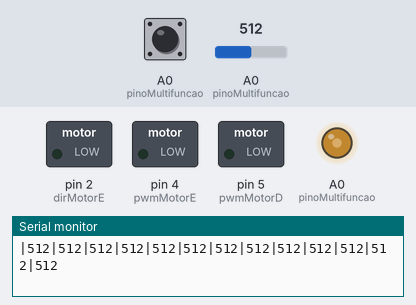
Simulated run of this sketch. Board: Arduino Uno, built with avr-gcc and run on an emulated ATmega328P. On the bench: switched loads named in the sketch (green lamp = pin HIGH), output pins drawn as LEDs (lit = HIGH), the last lines printed to the serial monitor. Inputs (shaded band) come from the test bench; at power-on: A0 (pinoMultifuncao) = 512, A0 (pinoMultifuncao) HIGH. Pins used as bus, display or sensor lines are not drawn.

Above: at 0.8 s.
0.9 s: A0 (pinoMultifuncao) set to 1023
3.9 s: A0 (pinoMultifuncao) pulled LOW for 3.2 s
At 5.5 s:
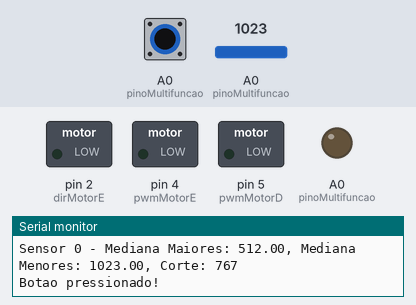
At 9.5 s:
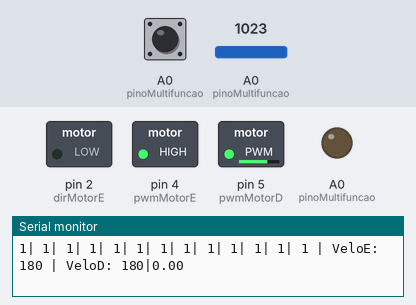
Timing chart, 0 to 11.0 s (numbered marks = the images above; inputs shaded):
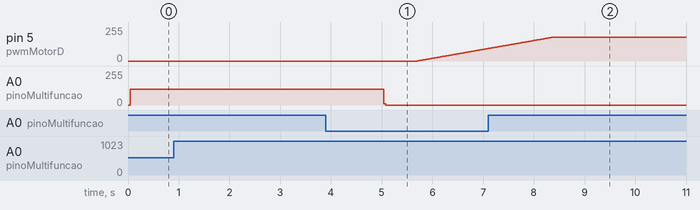

The sketch:

arrancadao.ino
```cpp
#include "Constante.c"

// ======================= CONFIGURAÇÃO DE MODO =======================
// Mude para 1 para o modo de produção. Isso desativa TODA a comunicação
// serial para máxima eficiência e velocidade do robô.
const int MODO_PRODUCAO = 0; // 0 = Modo Debug (Serial ATIVO), 1 = Modo Produção (Serial DESATIVADO)
// ====================================================================


int Sensor[QTSensores] = {0}; // Inicializa zerando tudo
bool SensorBIN[QTSensores] = {1};
int HistoricoLeituras[QTSensores][NumLeituras];  // Armazena as últimas 5 leituras de cada sensor
int IndiceLeitura = 0;                          // Índice de controle para o histórico de leituras

bool Mandar_Mux_Bin[4] = {0};
int corte[QTSensores] = {0};
// Arrays globais para guardar min e max de cada sensor
int menores[QTSensores][1];
int maiores[QTSensores][1];

int P = 0, I = 0, D = 0, PID = 0;
float erro = 0, erroA = 0;
int VeloE, VeloD;
unsigned long CalibraInterval = 0; // Tempo de inicia de calibracao
//////////////////////////////////////// PID ////////////////////////////////////////
float Kp = 10, Ki = 0.0, Kd = 0.0; // Parâmetros do PID
float targetValue = 0; // Valor alvo
bool autoTuningEnabled = false; // Habilitar/desabilitar auto-tuning
unsigned long lastTuneTime = 0; // Tempo da última atualização de tuning
const unsigned long tuneInterval = 1000; // Intervalo de tempo para ajuste
/////////////////////////////////////////////////////////////////////////////////////
int i = 0, j = 0;
int Antropofagico = 2;

void Leitura() {
  // O loop continua lendo os canais do MUX na ordem normal (0, 1, 2, ...)
  for (int i = 0; i < QTSensores; i++) {
    // --- Configuração do MUX (não muda) ---
    Mandar_Mux_Bin[0] = (i & 0x01); // LSB
    Mandar_Mux_Bin[1] = (i & 0x02) >> 1; // Bit 1
    Mandar_Mux_Bin[2] = (i & 0x04) >> 2; // Bit 2
    Mandar_Mux_Bin[3] = (i & 0x08) >> 3; // MSB

    for (int j = 0; j < 4; j++) {
      digitalWrite(MUX_S[j], Mandar_Mux_Bin[j]);
    }

    // Lê o valor do sensor atual através do MUX (não muda)
    int leituraAtual = analogRead(MUX_SIG);

    // --- Armazenamento Invertido ---
    // Calcula o índice de destino invertido
    int indiceInvertido = (QTSensores - 1) - i; //
    // Atualiza o histórico de leituras na posição invertida
    HistoricoLeituras[indiceInvertido][IndiceLeitura] = leituraAtual; //

    long soma = 0; // Usar 'long' para a soma evita estouro (overflow)
    for (int k = 0; k < NumLeituras; k++) {
      soma += HistoricoLeituras[indiceInvertido][k]; //
    }
    // Armazena a média no vetor Sensor na posição invertida
    Sensor[indiceInvertido] = soma / NumLeituras; //
  }

  // O resto da função permanece igual
  // Atualiza o índice de controle para o histórico de leituras (circular)
  IndiceLeitura = (IndiceLeitura + 1) % NumLeituras;

  // Impressão de dados para depuração
  ImprimirSensores(Antropofagico);

  // Funções auxiliares para processamento de dados
  Discretiza();
}

void ImprimirSensores(int Antropofagico) {
  // <<< ALTERADO: Se estiver em modo de produção, sai imediatamente da função.
  if (MODO_PRODUCAO == 1) {
    return;
  }

  if (Antropofagico == 1){
    for (int i = 0; i < QTSensores; i++) {
        Serial.print(Sensor[i]);
        if (i < QTSensores - 1) {
            Serial.print("| "); // Adiciona vírgula entre os sensores
        }
    }
  }
  else if (Antropofagico == 2){
    for (int i = 0; i < QTSensores; i++) {
      Serial.print(SensorBIN[i]);
      if (i < QTSensores - 1) {
          Serial.print("| "); // Adiciona vírgula entre os sensores
      }
    }
  }
  if(Antropofagico != 0){
      Serial.print(" | VeloE: " + String(VeloE) + " | VeloD: " + String(VeloD) + "|");
      Serial.println(erro); // Imprime o valor do erro
  }
}

void Discretiza() {
  for (int i = 0; i < QTSensores; i++) {
      // Discretiza o valor com base no valor de corte
      if (Sensor[i] > corte[i]) {
          SensorBIN[i] = true; // Estado ALTO
      } else {
          SensorBIN[i] = false; // Estado BAIXO
      }
  }
}

void CalculaErro() {
    long soma = 0;
    int ativos = 0;

    for (int i = 0; i < QTSensores; i++) {
        if (SensorBIN[i] == BRANCO) {  // Detecta a linha
            soma += i * 1000;          // Peso proporcional à posição
            ativos++;
        }
    }

    if (ativos > 0) {
        float posicaoMedia = (float)soma / ativos;
        erro = (posicaoMedia - (SENSOR_CENTRAL * 1000)) / 1000.0;
    } else {
        erro = erroA; // Mantém o erro anterior se não encontrou linha
    }
}

void CalculaPID() {
  // --- Cálculo dos termos ---
  P = erro * Kp;
  I = I + erro;
  D = erro - erroA;

  AntiWindUp(); // Limita a parte integrativa

  // --- Saída PID ---
  PID = P + (Ki * I) + (Kd * D);

  // --- Atualiza erro anterior ---
  erroA = erro;
}

void AntiWindUp() {
  // Zera a parte integrativa quando o erro some ou inverte
  if (erro == 0) {
    I = 0;
  }
  if ((erro > 0 && erroA < 0) || (erro < 0 && erroA > 0)) {
    I = 0;
  }
}

void AutoTunePID() {
  if (autoTuningEnabled && (millis() - lastTuneTime > tuneInterval)) {
    // Ajuste proporcional adaptativo simples
    if (erro > 0) {
      Kp += 0.1;
    } else {
      Kp -= 0.1;
    }

    // Pequeno ajuste em Ki e Kd
    Ki += 0.01;
    Kd += 0.001;

    // Evita valores explosivos
    Kp = constrain(Kp, 0, 10);
    Ki = constrain(Ki, 0, 1);
    Kd = constrain(Kd, 0, 1);

    lastTuneTime = millis();
  }
}

void Seguir() {
  CalculaErro();
  CalculaPID();
  AutoTunePID();

  // --- Limita saída PID ---
  PID = constrain(PID, -MAXR, MAXR);

  // --- Calcula velocidades ---
  if (PID > 0) { // Correção para direita
    VeloE = PWME + PID;
    VeloD = PWMD - PID;
  } else {       // Correção para esquerda
    VeloE = PWME + PID;  // PID é negativo
    VeloD = PWMD - PID;  // subtrair negativo = somar
  }

  // --- Limita velocidades ---
  VeloE = constrain(VeloE, 0, MAXR);
  VeloD = constrain(VeloD, 0, MAXR);

  // --- Controle dos motores ---
  if (VeloE >= MAXR && VeloD <= 0) {
    // Curva fechada esquerda
    digitalWrite(dirMotorE, LOW);   // Motor E frente
    digitalWrite(dirMotorD, HIGH);  // Motor D trás
    analogWrite(pwmMotorE, VeloE);
    analogWrite(pwmMotorD, VeloE);

  } else if (VeloD >= MAXR && VeloE <= 0) {
    // Curva fechada direita
    digitalWrite(dirMotorE, HIGH);  // Motor E trás
    digitalWrite(dirMotorD, LOW);   // Motor D frente
    analogWrite(pwmMotorE, VeloD);
    analogWrite(pwmMotorD, VeloD);

  } else {
    // Movimento normal (ambos frente)
    digitalWrite(dirMotorE, LOW);
    digitalWrite(dirMotorD, LOW);
    analogWrite(pwmMotorE, VeloE);
    analogWrite(pwmMotorD, VeloD);
  }
}

void Calibracao() {
    const unsigned long tempoCalibracao = 5000;
    unsigned long tempoInicial = millis();
    const unsigned long IntervaloTempoBUZZ = 1000;
    const int QtLeituras = 5;

    // Arrays para armazenar os maiores e menores valores de cada sensor
    int maiores[QTSensores][QtLeituras] = {0};
    int menores[QTSensores][QtLeituras];

    // A inicialização pode ser mantida, pois preenche o array todo
    for (int i = 0; i < QTSensores; i++) {
        for (int j = 0; j < QtLeituras; j++) {
            menores[i][j] = 1023; // Inicializa com valor máximo
        }
    }

    // Realiza as leituras durante o tempo de calibração
    while (millis() - tempoInicial < tempoCalibracao) {
      yield();
        if (millis() - CalibraInterval >= IntervaloTempoBUZZ) {
            // tone(BUZZ, 20, 300);
            CalibraInterval = millis();
        }

        // O loop varre os canais do MUX na ordem física (0, 1, 2...)
        for (int sensorIndex = 0; sensorIndex < QTSensores; sensorIndex++) {
            // Configura os pinos do MUX para o sensor atual (não muda)
            Mandar_Mux_Bin[0] = (sensorIndex & 0x01);
            Mandar_Mux_Bin[1] = (sensorIndex & 0x02) >> 1;
            Mandar_Mux_Bin[2] = (sensorIndex & 0x04) >> 2;
            Mandar_Mux_Bin[3] = (sensorIndex & 0x08) >> 3;

            for (int j = 0; j < 4; j++) {
                digitalWrite(MUX_S[j], Mandar_Mux_Bin[j]);
            }

            // Lê o valor do sensor (não muda)
            int valorLido = analogRead(MUX_SIG);

            // --- APLICA A INVERSÃO AQUI ---
            // Calcula o índice de destino invertido
            int indiceInvertido = (QTSensores - 1) - sensorIndex; // << MUDANÇA PRINCIPAL

            // <<< ALTERADO: Adiciona verificação de MODO_PRODUCAO
            if (MODO_PRODUCAO == 0 && Antropofagico != 0){
                Serial.print("|" + String(maiores[indiceInvertido][0])); // << MUDANÇA AQUI
            }
            // Atualiza os menores valores no índice invertido
            if (valorLido < menores[indiceInvertido][0]) { // << MUDANÇA AQUI
                menores[indiceInvertido][0] = valorLido; // << MUDANÇA AQUI
                // Bubble sort simples
                for (int k = 0; k < QtLeituras - 1; k++) {
                    if (menores[indiceInvertido][k] < menores[indiceInvertido][k + 1]) { // << MUDANÇA AQUI
                        int aux = menores[indiceInvertido][k];
                        menores[indiceInvertido][k] = menores[indiceInvertido][k + 1];
                        menores[indiceInvertido][k + 1] = aux;
                    }
                }
            }

            // Atualiza os maiores valores no índice invertido
            if (valorLido > maiores[indiceInvertido][QtLeituras - 1]) { // << MUDANÇA AQUI
                maiores[indiceInvertido][QtLeituras - 1] = valorLido; // << MUDANÇA AQUI
                // Bubble sort simples
                for (int k = QtLeituras - 1; k > 0; k--) {
                    if (maiores[indiceInvertido][k] > maiores[indiceInvertido][k - 1]) { // << MUDANÇA AQUI
                        int aux = maiores[indiceInvertido][k];
                        maiores[indiceInvertido][k] = maiores[indiceInvertido][k - 1];
                        maiores[indiceInvertido][k - 1] = aux;
                    }
                }
            }
        }
        // <<< ALTERADO: Adiciona verificação de MODO_PRODUCAO
        if (MODO_PRODUCAO == 0 && Antropofagico != 0){
            Serial.println();
        }
    }

    // Calcula a mediana e o corte para cada sensor, usando a lógica invertida
    for (int sensorIndex = 0; sensorIndex < QTSensores; sensorIndex++) {
        // Calcula o índice invertido novamente para garantir a correspondência
        int indiceInvertido = (QTSensores - 1) - sensorIndex; // << MUDANÇA PRINCIPAL

        // Acessa os dados já armazenados na ordem invertida
        float medianaMaiores = calcularMediana(maiores[indiceInvertido], QtLeituras); // << MUDANÇA AQUI
        float medianaMenores = calcularMediana(menores[indiceInvertido], QtLeituras); // << MUDANÇA AQUI

        // Armazena o valor de corte final na posição invertida
        corte[indiceInvertido] = (medianaMaiores + medianaMenores) / 2; // << MUDANÇA AQUI

        // <<< ALTERADO: Adiciona verificação de MODO_PRODUCAO
        if (MODO_PRODUCAO == 0 && Antropofagico != 0){
            Serial.print("Sensor " + String(indiceInvertido) + " - Mediana Maiores: " + String(medianaMenores) + ", Mediana Menores: " + String(medianaMaiores) + ", Corte: " + String(corte[indiceInvertido]) + "\n");
        }
    }
    yield();
}

float calcularMediana(int valores[], int tamanho) {
    // Ordena o array
    for (int i = 0; i < tamanho - 1; i++) {
        for (int j = 0; j < tamanho - i - 1; j++) {
            if (valores[j] > valores[j + 1]) {
                int temp = valores[j];
                valores[j] = valores[j + 1];
                valores[j + 1] = temp;
            }
        }
    }
    // Retorna a mediana
    if (tamanho % 2 == 0) {
        return (valores[tamanho / 2 - 1] + valores[tamanho / 2]) / 2.0;
    } else {
        return valores[tamanho / 2];
    }
}
void arrancadaGradual() {
  // Garante que os motores estão configurados para andar para frente
  digitalWrite(dirMotorE, LOW);
  digitalWrite(dirMotorD, LOW);

  // Define a velocidade de rampa. Use PWME ou o valor que for sua velocidade base.
  int velocidadeBase = PWME;

  // Loop que aumenta a velocidade gradualmente
  for (int velocidade = 0; velocidade <= velocidadeBase; velocidade++) {
    analogWrite(pwmMotorE, velocidade);
    analogWrite(pwmMotorD, velocidade);

    // Pequena pausa para criar o efeito de aceleração.
    // Aumente este valor para uma arrancada mais lenta e suave.
    // Diminua para uma arrancada mais rápida.
    delay(15);
  }
}
void setup() {
  // Sensores
  pinMode(MUX_SIG, INPUT);
  for (int i = 0; i < 4; i++) {
      pinMode(MUX_S[i], OUTPUT);
  }
  // Motores
  pinMode(pwmMotorE, OUTPUT);
  pinMode(dirMotorE, OUTPUT);
  pinMode(pwmMotorD, OUTPUT);
  pinMode(dirMotorD, OUTPUT);

  // <<< ALTERADO: Inicializa o Serial e imprime mensagens apenas se não estiver em modo de produção.
  if (MODO_PRODUCAO == 0) {
    Serial.begin(115200);
    Serial.println("Modo Debug Ativado. Calibrando sensores...!");
  }
  Calibracao();
  pinMode(pinoMultifuncao, INPUT_PULLUP);

  // Aguarda o botão ser pressionado para iniciar
  while(digitalRead(pinoMultifuncao) == HIGH) {
    // Laço vazio, apenas esperando o botão...
    yield(); // Boa prática para ESPs e outras arquiteturas
  }

  // O botão foi pressionado!
  Serial.println("Botao pressionado!");

  // Um pequeno delay para "debounce" - evitar múltiplas leituras de um só clique.
  delay(600);
  // <<< ALTERADO: Imprime mensagem final apenas se não estiver em modo de produção.
  if (MODO_PRODUCAO == 0) {
    Serial.println("======= avua fi!======");
  }

  // ==========================================================
  // /// NOVO: CHAMA A FUNÇÃO DE ARRANCADA GRADUAL AQUI ///
  // ==========================================================
  arrancadaGradual();

  //digitalWrite(6,HIGH);
}

void loop() {
  Leitura();
  Seguir(); // Estado padrão ele segue a linha
  yield();
}
```

Constante.c
```cpp
// Constantes.h

#ifndef CONSTANTES_H
#define CONSTANTES_H

// Declaração de Constantes

#define Delta 20
#define DifTras 18
//////////////////////////////////////// BOTOES ////////////////////////////////////////
#define pinoMultifuncao A0
//#define BotStart A0
//#define BUZZ A1
//////////////////////////////////////// PID ////////////////////////////////////////

//////////////////////////////////////// SENSOR ////////////////////////////////////////
#define QTSensores 13
#define SENSOR_CENTRAL (QTSensores / 2)
#define MUX_SIG A0
const int MUX_S[4] = {14,12,13,15}; // Pinos do mux {A,B,C,D}0,4,5,16
#define BRANCO 1
#define PRETO 0
#define NumLeituras 2
//////////////////////////////////////// MOTOR ////////////////////////////////////////
const int pwmMotorD = 5; //d1 Velocidade (PWM) do motor esquerdo
const int dirMotorD = 0; //d3 Direção (DIR) do motor esquerdo

// Motor Direito (Motor B no shield)
const int pwmMotorE = 4; // d2Velocidade (PWM) do motor direito
const int dirMotorE = 2; //d4  Direção (DIR) do motor direito


#define PWME 180
#define PWMD 180
#define MAXR 220
//////////////////////////////////////// AUXLIARES ////////////////////////////////////////
#define Parar 0
#define Frente 1
#define Direita 2
#define Esquerda 3

#endif // CONSTANTES_H
```

Measured:
- after the input at 3.9 s, pin 4 (pwmMotorE): LOW → HIGH after 3.7 s; pin 5 (pwmMotorD): moves from 0/255 to 180/255 over 2.7 s, starting after 1.8 s
